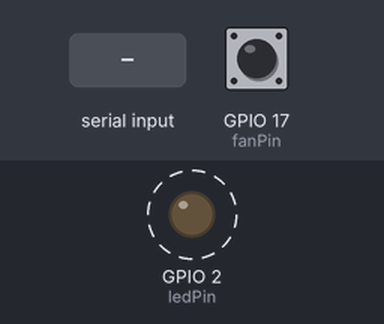
Bench run of a program on a simulated ESP32. On the bench: output pins drawn as LEDs (lit = HIGH). Dashed ring = blinking. The test bench sets the inputs (shaded band); at power-on: GPIO 17 (fanPin) HIGH. What the program prints to the serial monitor is not drawn.

Above: at 1.2 s.
1.3 s: "MODE:\n" received over Serial
Timing chart, 0 to 10.3 s (numbered marks = the images above; inputs shaded):
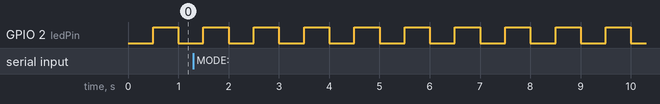

Measured:
- by itself, GPIO 2 (ledPin): alternates HIGH for 0.50 s and LOW for 0.50 s

The program:

main.cpp
```cpp
#include <Arduino.h>
#include <WiFi.h>

// ── WiFi Access Point ─────────────────────────────────────────────────────────
// The ESP32 creates its own WiFi network.
// Connect your laptop to this network, then use the Python app to connect.
const char* AP_SSID = "OTT_ESPvelocimeter";
const char* AP_PASS = "12345678";

// Static IP for the ESP32 on its own AP network (always the same)
IPAddress AP_IP     (192, 168,   4,   1);
IPAddress AP_SUBNET (255, 255, 255,   0);

const int serverPort = 8080;

WiFiServer tcpServer(serverPort);
WiFiClient tcpClient;

// ── Propeller pins ────────────────────────────────────────────────────────────
const int fanPin = 17;
const int ledPin = 2;

// ── Interrupt state ───────────────────────────────────────────────────────────
const unsigned long DEBOUNCE_US          = 15000;  // 15 ms
float               TRANSITIONS_PER_REV  = 2.0f;   // runtime-configurable via TRANSITIONS:1 or TRANSITIONS:2

volatile unsigned long lastPulseTime_us = 0;
volatile int           fanCounter       = 0;
volatile unsigned long sumPeriods_us    = 0;
volatile int           periodCount      = 0;

void IRAM_ATTR handleFanInterrupt() {
  unsigned long now = micros();
  if (now - lastPulseTime_us > DEBOUNCE_US) {
    if (lastPulseTime_us > 0) {
      sumPeriods_us += (now - lastPulseTime_us);
      periodCount++;
    }
    fanCounter++;
    lastPulseTime_us = now;
  }
}

// ── Reporting configuration ───────────────────────────────────────────────────
// MODE 0 – count:  rev/s = fanCounter / interval_s
// MODE 1 – period: rev/s = 1 / mean_inter_pulse_period_s
unsigned long reportInterval_ms = 1000;
int           reportMode        = 0;
unsigned long lastReportTime_ms = 0;

// ── LED ───────────────────────────────────────────────────────────────────────
unsigned long lastBlinkTime = 0;
bool          ledState      = LOW;

void nonBlockingLedBlink() {
  unsigned long blinkInterval = max(reportInterval_ms / 2, (unsigned long)100);
  unsigned long now = millis();
  if (now - lastBlinkTime >= blinkInterval) {
    lastBlinkTime = now;
    ledState = !ledState;
    digitalWrite(ledPin, ledState);
  }
}

// ── Serial command parser ─────────────────────────────────────────────────────
// Commands (newline-terminated):
//   INTERVAL:x.x    – set reporting interval in seconds (0.1–30)
//   MODE:0 / MODE:1 – count mode / period mode
void checkSerialCommands() {
  if (!Serial.available()) return;
  String cmd = Serial.readStringUntil('\n');
  cmd.trim();

  if (cmd.startsWith("INTERVAL:")) {
    float secs = cmd.substring(9).toFloat();
    if (secs >= 0.1f && secs <= 30.0f) {
      reportInterval_ms = (unsigned long)(secs * 1000.0f);
      Serial.print("OK INTERVAL:");
      Serial.println(secs, 3);
    }
  } else if (cmd.startsWith("MODE:")) {
    int mode = cmd.substring(5).toInt();
    if (mode == 0 || mode == 1) {
      reportMode = mode;
      Serial.print("OK MODE:");
      Serial.println(mode);
    }
  } else if (cmd.startsWith("TRANSITIONS:")) {
    int t = cmd.substring(12).toInt();
    if (t == 1 || t == 2) {
      TRANSITIONS_PER_REV = (float)t;
      Serial.print("OK TRANSITIONS:");
      Serial.println(t);
    }
  }
}

// ── Setup ─────────────────────────────────────────────────────────────────────
void setup() {
  Serial.begin(115200);
  Serial.println("Initializing — starting WiFi Access Point...");

  WiFi.softAPConfig(AP_IP, AP_IP, AP_SUBNET);
  WiFi.softAP(AP_SSID, AP_PASS);

  Serial.println("AP started: " + String(AP_SSID));
  Serial.println("IP:" + WiFi.softAPIP().toString());

  tcpServer.begin();

  pinMode(fanPin, INPUT_PULLUP);
  pinMode(ledPin, OUTPUT);
  attachInterrupt(digitalPinToInterrupt(fanPin), handleFanInterrupt, CHANGE);

  lastReportTime_ms = millis();
  Serial.println("READY");
}

// ── Loop ──────────────────────────────────────────────────────────────────────
void loop() {
  checkSerialCommands();
  nonBlockingLedBlink();

  // Accept new TCP client if none is connected
  if (!tcpClient.connected()) {
    tcpClient = tcpServer.accept();
  }

  unsigned long now = millis();
  if (now - lastReportTime_ms < reportInterval_ms) return;
  lastReportTime_ms = now;

  noInterrupts();
  int           count    = fanCounter;
  unsigned long sumP     = sumPeriods_us;
  int           nPeriods = periodCount;
  fanCounter    = 0;
  sumPeriods_us = 0;
  periodCount   = 0;
  interrupts();

  float interval_s = reportInterval_ms / 1000.0f;
  float rps = 0.0f;

  if (reportMode == 0) {
    rps = count / TRANSITIONS_PER_REV / interval_s;
  } else {
    if (nPeriods > 0) {
      // Each inter-transition period is 1/TRANSITIONS_PER_REV of a revolution
      float meanPeriod_s = (sumP / (float)nPeriods) / 1e6f;
      rps = 1.0f / (meanPeriod_s * TRANSITIONS_PER_REV);
    }
  }

  Serial.println(rps, 3);

  if (tcpClient.connected()) {
    tcpClient.println(rps, 3);
  }
}
```

test_realtime.cpp
```cpp

```
